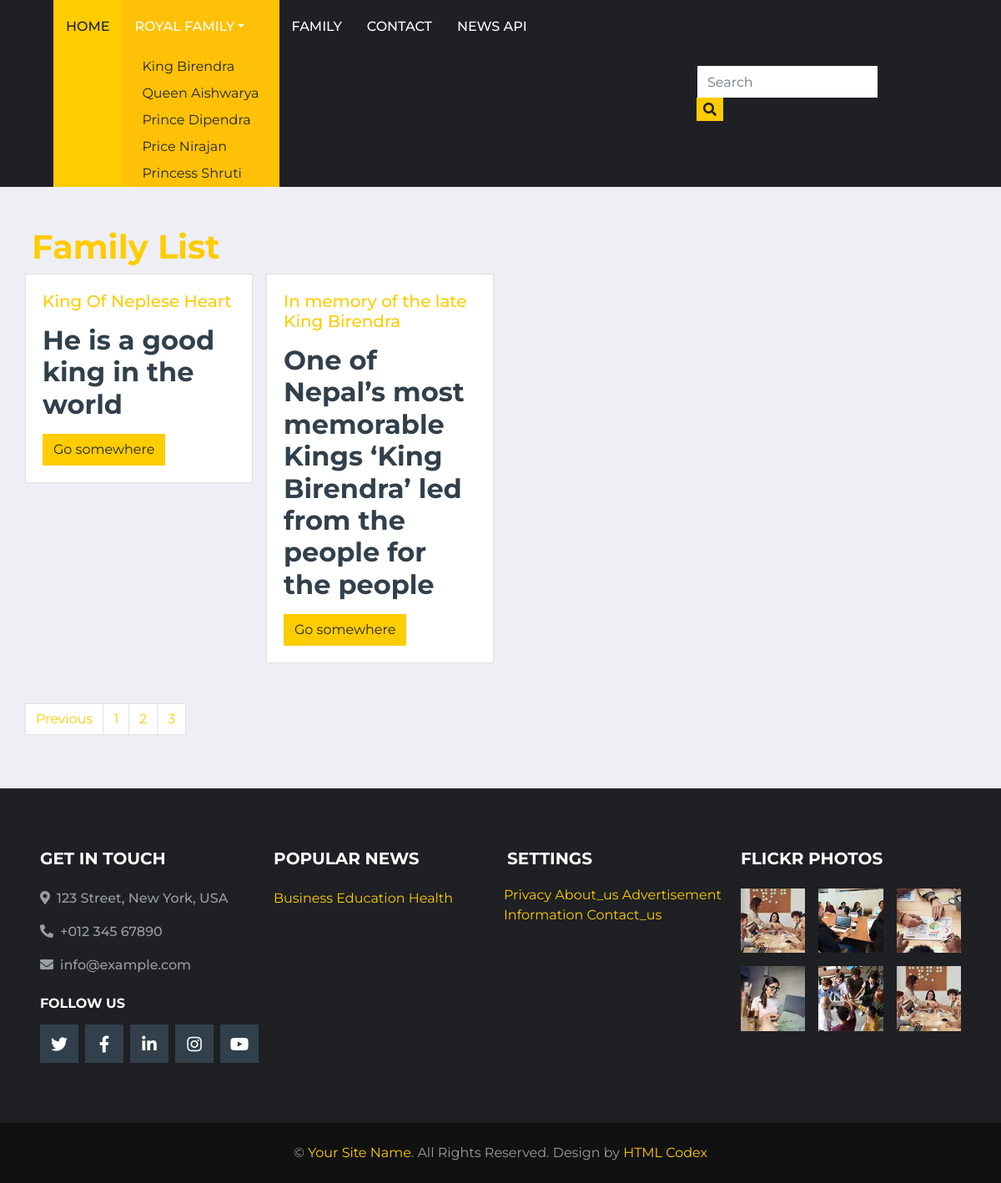
The page /family?page=3 on the database as committed earlier.
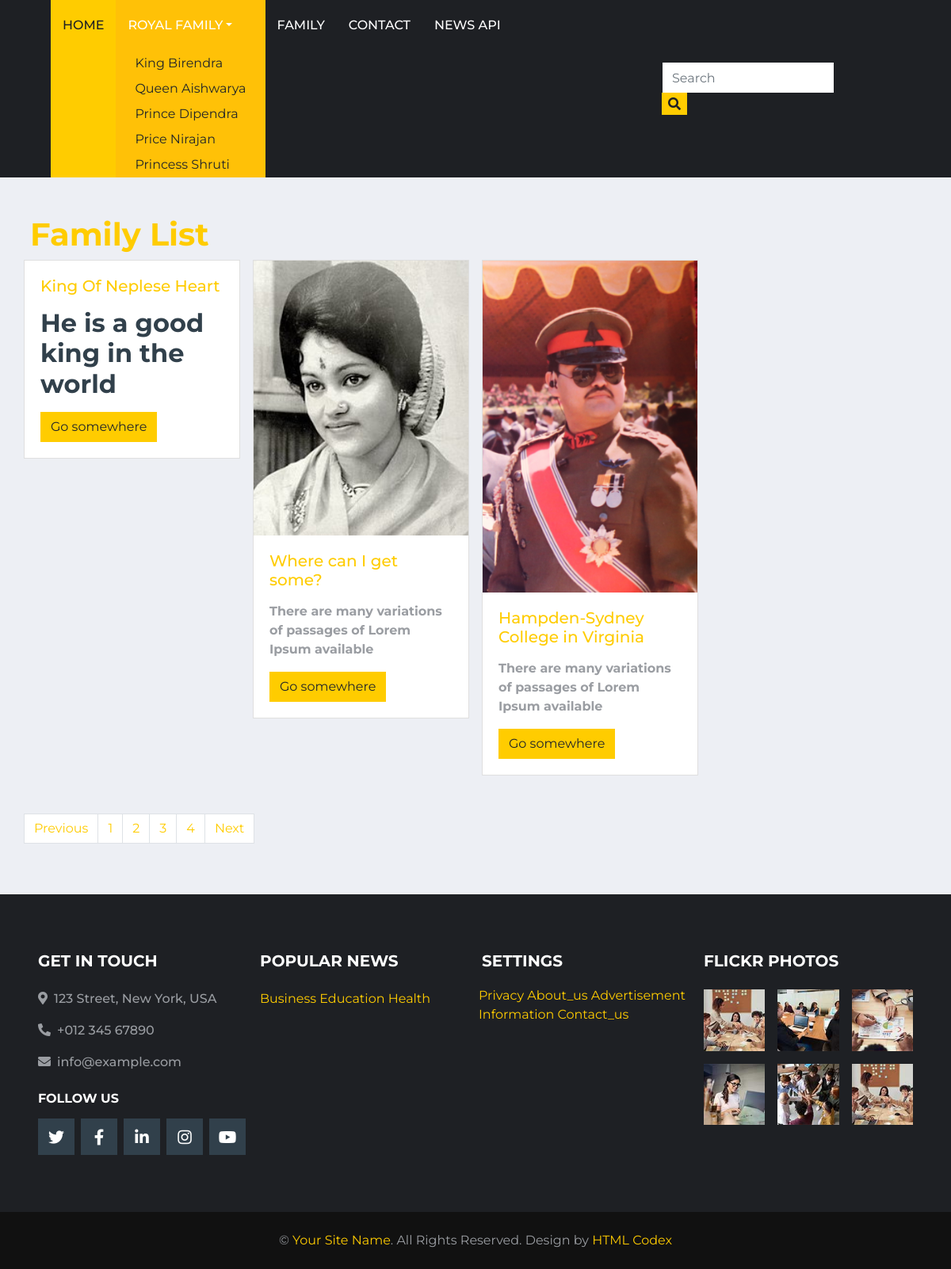
The same page on the database as committed later.
### game/models.py (models this page shows)
class Royal(models.Model):
    name=models.CharField(max_length=100, unique=True)
    slug=models.SlugField(max_length=100, unique=True)

class Family(models.Model):
    royal=models.ForeignKey(Royal, on_delete=models.PROTECT)
    created_at=models.DateTimeField(auto_now_add=True)
    updated_at=models.DateTimeField(auto_now=True)
    is_published=models.BooleanField(default=True)
    title=models.CharField(max_length=100)
    slug=models.SlugField(max_length=100, unique=True)
    summary=RichTextField()
    description=RichTextField()
    photo=models.ImageField(upload_to='photos/%y/%m/%d/', blank=True)

class Popular(models.Model):
    title=models.CharField(max_length=250, unique=True)
    slug=models.SlugField(max_length=250, unique=True)
    content=RichTextField()
    image=models.ImageField(upload_to='page/%y/%m/%d/', blank=True)

class Page(models.Model):
    title=models.CharField(max_length=250, unique=True)
    slug=models.SlugField(max_length=255, unique=True)
    content=RichTextField()
    image=models.ImageField(upload_to='page/%y/%m/%d/', blank=True)

### game/views.py (the view)
# urls.py: path('family',views.family, name='family'),
def family(request):
    if request.method == 'POST':
        search=request.POST['search']
        find_data=Family.objects.filter(royal__name=search)| Family.objects.filter(title__icontains=search)
        paginator=Paginator(find_data,3)
        page=request.GET.get('page')
        find_data=paginator.get_page(page)
        data={
            'familyData':find_data,
            'title':'Search Result'
        }
        return render(request, 'family.html', data)
    else:
        family_data=Family.objects.all()
        paginator=Paginator(family_data,3)
        page=request.GET.get('page')
        family_data=paginator.get_page(page)
        data={
            'familyData':family_data,
            'title': 'All News'
        }
    return render(request, 'family.html', data)

### game/general.py (called while the page is built)
def global_data(request):
    data={
        'royalData':Royal.objects.all(),
        'pageData':Page.objects.all(),
        'popularData':Popular.objects.all(),
    }
    return data

### game/templates/family.html
{% extends 'layouts/main.html' %}
{% block content %}
<div class="container mt-5">
    <div class="row">
     <div class="col-md-12">
            <h1><a href="">Family List</a></h1>
        </div>
        <div class="row">
            {% for cfamily in familyData %}
                <div class="col-md-3">
                    <div class="card">
                        {% if cfamily.photo %}
                        <img src="{{ cfamily.photo.url }}" class="img-fluid card-img-top" height="50" alt="image not found">
                        {% endif %}
                        <div class="card-body">
                          <h5 class="card-title"><a href="">{{ cfamily.title }}</a></h5>
                          <p class="card-text">{{ cfamily.summary | safe }}</p>
                          <a href="{% url 'family_details' cfamily.slug %}" class="btn btn-primary">Go somewhere</a>
                        </div>
                    </div>
                </div>
            {% empty %}
            <h1>No Data Found </h1>
            {% endfor %}
        </div>
    </div>
    <div class="row mt-5 mb-5">
        <nav aria-label="Page navigation example">
            <ul class="pagination">
                {% if familyData.has_previous %}
                    <li class="page-item"><a class="page-link" href="?page={{ familyData.previous_page_number }}">Previous</a></li>
                {% endif %}
                {% for i in familyData.paginator.page_range %}
                    {% if familyData.number == i %}
                        <li class="page-item"><a class="page-link" href="?page={{ i }}">{{ i }}</a></li>
                    {% else %}
                        <li class="page-item"><a class="page-link" href="?page={{ i }}">{{ i }}</a></li>
                    {% endif %}
                {% endfor%}
                {% if familyData.has_next %}
                    <li class="page-item"><a class="page-link" href="?page={{ familyData.next_page_number }}">Next</a></li>
                {% endif %}
            </ul>
        </nav>
    </div>
</div>
{% endblock %}

### game/templates/layouts/main.html
{% include 'layouts/header.html' %}
{% include 'layouts/menu.html' %}
{% block content %}
{% endblock %}
{% include 'layouts/footer.html' %}

### game/templates/layouts/header.html (shortened to what this page needs)
<!DOCTYPE html>
{% load static %}
<html lang="en">
<head>
    <link href="https://cdnjs.cloudflare.com/ajax/libs/font-awesome/5.15.0/css/all.min.css" rel="stylesheet">
    <link href="{% static 'lib/owlcarousel/assets/owl.carousel.min.css' %}" rel="stylesheet">
    <link href="{% static 'css/style.css' %}" rel="stylesheet">
</head>

### game/templates/layouts/menu.html (shortened to what this page needs)
<body>
    <div class="container-fluid p-0">
    <nav class="navbar navbar-expand-lg bg-dark navbar-dark py-2 py-lg-0 px-lg-5">
        <div class="collapse navbar-collapse justify-content-between px-0 px-lg-3" id="navbarCollapse">
            <div class="navbar-nav mr-auto py-0">
                <a href="{% url 'index' %}" class="nav-item nav-link active">Home</a>
                <div class="nav-item dropdown bg-warning">
                    <a href="/" class="nav-link dropdown-toggle" data-toggle="dropdown">Royal Family</a></li>
                    {% for royal in royalData %}
                        <a href="{% url 'royal' royal.slug %}" class="dropdown-item">{{ royal.name }}</a></li>
                    {% endfor %}
                </div>
                <a href="{% url 'family' %}" class="nav-item nav-link">Family</a>
                <a href="{% url 'contact' %}" class="nav-item nav-link">Contact</a>
                  <a href="{% url 'news_api' %}" class="nav-item nav-link">News API</a>
            </div>
            <div class="input-group ml-auto d-none d-lg-flex" style="width: 100%; max-width: 300px;">
                <form action="{% url 'family' %}" method="post">
                    <input type="text" class="form-control border-0" required name="search" placeholder="Search">
                    <div class="input-group-append">
                        <button class="input-group-text bg-primary text-dark border-0 px-2">
                        <i class="fa fa-search"></i></button>
                    </div>
                </form>
            </div>
        </div>
    </nav>
    </div>

### game/templates/layouts/footer.html (shortened to what this page needs)
  {% load static %}
  <div class="container-fluid bg-dark pt-5 px-sm-3 px-md-5 mt-5">
    <div class="row py-4">
        <div class="col-lg-3 col-md-6 mb-5">
            <h5 class="mb-4 text-white text-uppercase font-weight-bold">Get In Touch</h5>
            <p class="font-weight-medium"><i class="fa fa-map-marker-alt mr-2"></i>123 Street, New York, USA</p>
            <p class="font-weight-medium"><i class="fa fa-phone-alt mr-2"></i>+012 345 67890</p>
            <p class="font-weight-medium"><i class="fa fa-envelope mr-2"></i>info@example.com</p>
            <h6 class="mt-4 mb-3 text-white text-uppercase font-weight-bold">Follow Us</h6>
            <div class="d-flex justify-content-start">
                <a class="btn btn-lg btn-secondary btn-lg-square mr-2" href="#"><i class="fab fa-twitter"></i></a>
                <a class="btn btn-lg btn-secondary btn-lg-square mr-2" href="#"><i class="fab fa-facebook-f"></i></a>
                <a class="btn btn-lg btn-secondary btn-lg-square mr-2" href="#"><i class="fab fa-linkedin-in"></i></a>
                <a class="btn btn-lg btn-secondary btn-lg-square mr-2" href="#"><i class="fab fa-instagram"></i></a>
                <a class="btn btn-lg btn-secondary btn-lg-square" href="#"><i class="fab fa-youtube"></i></a>
            </div>
        </div>
        <div class="col-lg-3 col-md-6 mb-5">
            <h5 class="mb-4 text-white text-uppercase font-weight-bold">Popular News</h5>
            <div class="mb-3">
                <div class="mb-2">
                    {% for popular in popularData %}
                    <a href="{% url 'popular' popular.slug %}">{{ popular.title }}</a>
                    {% endfor %}
                </div>
            </div>
        </div>
        <div class="col-lg-3 col-md-6 mb-5">
            <h5 class="mb-4 text-white text-uppercase font-weight-bold">Settings</h5>
            <div class="m-n1">
                {% for page in pageData %}
                <a href="{% url 'page' page.slug %}">{{ page.title }}</a>
                {% endfor %}
            </div>
        </div>
        <div class="col-lg-3 col-md-6 mb-5">
            <h5 class="mb-4 text-white text-uppercase font-weight-bold">Flickr Photos</h5>
            <div class="row">
                <div class="col-4 mb-3">
                    <a href=""><img class="w-100" src="{% static 'img/news-110x110-1.jpg' %}" alt=""></a>
                </div>
                <div class="col-4 mb-3">
                    <a href=""><img class="w-100" src="{% static 'img/news-110x110-2.jpg' %}" alt=""></a>
                </div>
                <div class="col-4 mb-3">
                    <a href=""><img class="w-100" src="{% static 'img/news-110x110-3.jpg' %}" alt=""></a>
                </div>
                <div class="col-4 mb-3">
                    <a href=""><img class="w-100" src="{% static 'img/news-110x110-4.jpg' %}" alt=""></a>
                </div>
                <div class="col-4 mb-3">
                    <a href=""><img class="w-100" src="{% static 'img/news-110x110-5.jpg' %}" alt=""></a>
                </div>
                <div class="col-4 mb-3">
                    <a href=""><img class="w-100" src="{% static 'img/news-110x110-1.jpg' %}" alt=""></a>
                </div>
            </div>
        </div>
    </div>
</div>
<div class="container-fluid py-4 px-sm-3 px-md-5" style="background: #111111;">
    <p class="m-0 text-center">&copy; <a href="#">Your Site Name</a>. All Rights Reserved.
    Design by <a href="https://htmlcodex.com">HTML Codex</a></p>
</div>
</body>
</html>

Rows that differ between the two databases and show on the page:
removed Family: title "In memory of the late King Birendra", summary "One of Nepal’s most memorable Kings ‘King Birendra’ led from the people for the people"
added Family: photo (picture), title "Where can I get some?", summary "There are many variations of passages of Lorem Ipsum available"
added Family: photo (picture), title "Hampden-Sydney College in Virginia", summary "There are many variations of passages of Lorem Ipsum available"
Other text that changed with them:
new list line: "4"
text now shown: "Next"
